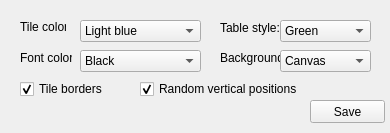
<ui version="4.0" >
 <class>tableCustomizationForm</class>
 <widget class="QWidget" name="tableCustomizationForm" >
  <property name="geometry" >
   <rect>
    <x>0</x>
    <y>0</y>
    <width>390</width>
    <height>133</height>
   </rect>
  </property>
  <property name="minimumSize" >
   <size>
    <width>390</width>
    <height>133</height>
   </size>
  </property>
  <property name="maximumSize" >
   <size>
    <width>390</width>
    <height>133</height>
   </size>
  </property>
  <property name="windowTitle" >
   <string>Table Customization</string>
  </property>
  <widget class="QLabel" name="label_3" >
   <property name="geometry" >
    <rect>
     <x>20</x>
     <y>20</y>
     <width>46</width>
     <height>14</height>
    </rect>
   </property>
   <property name="text" >
    <string>Tile color:</string>
   </property>
  </widget>
  <widget class="QComboBox" name="comboBoxTileColor" >
   <property name="geometry" >
    <rect>
     <x>80</x>
     <y>20</y>
     <width>121</width>
     <height>22</height>
    </rect>
   </property>
   <item>
    <property name="text" >
     <string>Light blue</string>
    </property>
   </item>
   <item>
    <property name="text" >
     <string>Dark blue</string>
    </property>
   </item>
   <item>
    <property name="text" >
     <string>Pink</string>
    </property>
   </item>
   <item>
    <property name="text" >
     <string>Dark red</string>
    </property>
   </item>
   <item>
    <property name="text" >
     <string>Black</string>
    </property>
   </item>
   <item>
    <property name="text" >
     <string>White</string>
    </property>
   </item>
   <item>
    <property name="text" >
     <string>Gray</string>
    </property>
   </item>
  </widget>
  <widget class="QLabel" name="label_4" >
   <property name="geometry" >
    <rect>
     <x>20</x>
     <y>50</y>
     <width>52</width>
     <height>16</height>
    </rect>
   </property>
   <property name="text" >
    <string>Font color:</string>
   </property>
  </widget>
  <widget class="QComboBox" name="comboBoxFontColor" >
   <property name="geometry" >
    <rect>
     <x>80</x>
     <y>50</y>
     <width>121</width>
     <height>22</height>
    </rect>
   </property>
   <item>
    <property name="text" >
     <string>Black</string>
    </property>
   </item>
   <item>
    <property name="text" >
     <string>White</string>
    </property>
   </item>
  </widget>
  <widget class="QLabel" name="label_5" >
   <property name="geometry" >
    <rect>
     <x>220</x>
     <y>20</y>
     <width>71</width>
     <height>16</height>
    </rect>
   </property>
   <property name="text" >
    <string>Table style:</string>
   </property>
  </widget>
  <widget class="QCheckBox" name="checkBoxTileBorders" >
   <property name="geometry" >
    <rect>
     <x>20</x>
     <y>80</y>
     <width>121</width>
     <height>18</height>
    </rect>
   </property>
   <property name="text" >
    <string>Tile borders</string>
   </property>
   <property name="checked" >
    <bool>true</bool>
   </property>
  </widget>
  <widget class="QPushButton" name="pushButtonSavePrefs" >
   <property name="geometry" >
    <rect>
     <x>310</x>
     <y>100</y>
     <width>75</width>
     <height>23</height>
    </rect>
   </property>
   <property name="text" >
    <string>Save</string>
   </property>
  </widget>
  <widget class="QCheckBox" name="checkBoxRandomVerticalPositions" >
   <property name="geometry" >
    <rect>
     <x>140</x>
     <y>80</y>
     <width>161</width>
     <height>18</height>
    </rect>
   </property>
   <property name="text" >
    <string>Random vertical positions</string>
   </property>
   <property name="checked" >
    <bool>true</bool>
   </property>
  </widget>
  <widget class="QComboBox" name="comboBoxTableStyle" >
   <property name="geometry" >
    <rect>
     <x>280</x>
     <y>20</y>
     <width>91</width>
     <height>22</height>
    </rect>
   </property>
   <item>
    <property name="text" >
     <string>Green</string>
    </property>
   </item>
   <item>
    <property name="text" >
     <string>Light blue</string>
    </property>
   </item>
   <item>
    <property name="text" >
     <string>No table</string>
    </property>
   </item>
   <item>
    <property name="text" >
     <string>Rock</string>
    </property>
   </item>
  </widget>
  <widget class="QComboBox" name="comboBoxBackground" >
   <property name="geometry" >
    <rect>
     <x>280</x>
     <y>50</y>
     <width>91</width>
     <height>22</height>
    </rect>
   </property>
   <item>
    <property name="text" >
     <string>Canvas</string>
    </property>
   </item>
   <item>
    <property name="text" >
     <string>Gray</string>
    </property>
   </item>
   <item>
    <property name="text" >
     <string>White</string>
    </property>
   </item>
   <item>
    <property name="text" >
     <string>Lava</string>
    </property>
   </item>
   <item>
    <property name="text" >
     <string>Stars</string>
    </property>
   </item>
  </widget>
  <widget class="QLabel" name="label" >
   <property name="geometry" >
    <rect>
     <x>220</x>
     <y>50</y>
     <width>60</width>
     <height>16</height>
    </rect>
   </property>
   <property name="text" >
    <string>Background:</string>
   </property>
  </widget>
 </widget>
 <resources/>
 <connections/>
</ui>
